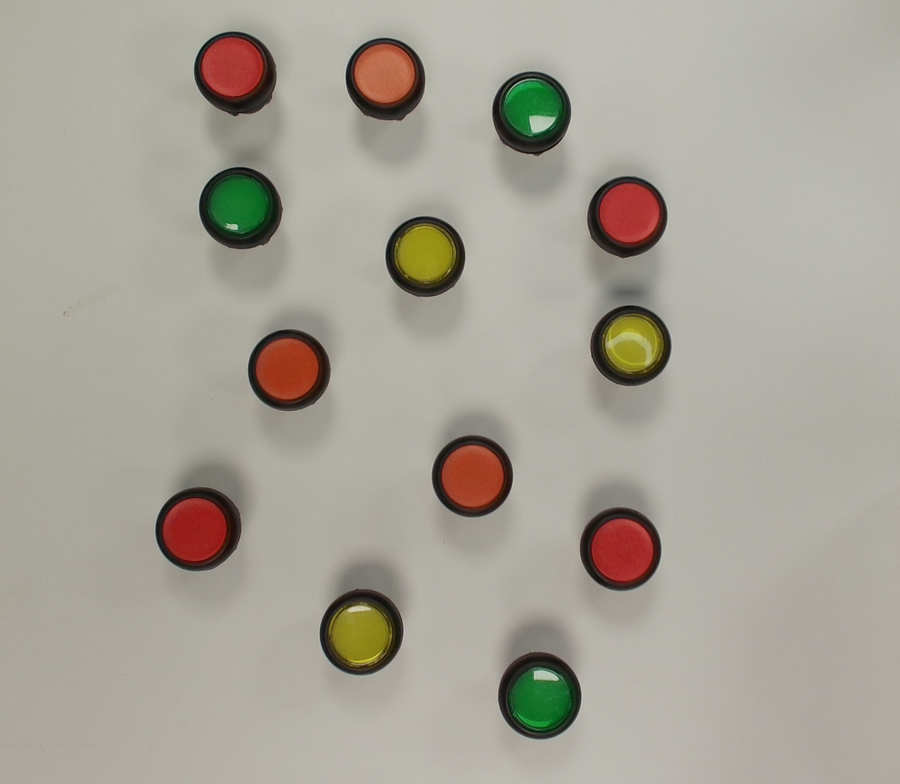
#> input picture image.png, 900 x 784 px, shrunk from 2283 x 1988 before the run
$ jupyter execute --allow-errors test.ipynb
#> lines starting #> are read from the running program, lines starting #| are printed output that depends on the picture; after the words box and inside, x2 and y2 are one past the last pixel; in counts of white or black regions, pixels touching at a corner belong together
[cell 1]
import cv2
import numpy as np
import matplotlib.pyplot as plt

def threshold_image(input_path):
#> called with input_path = 'image.png'
    img = cv2.imread(input_path, cv2.IMREAD_GRAYSCALE)  # Fix 2: use input_path
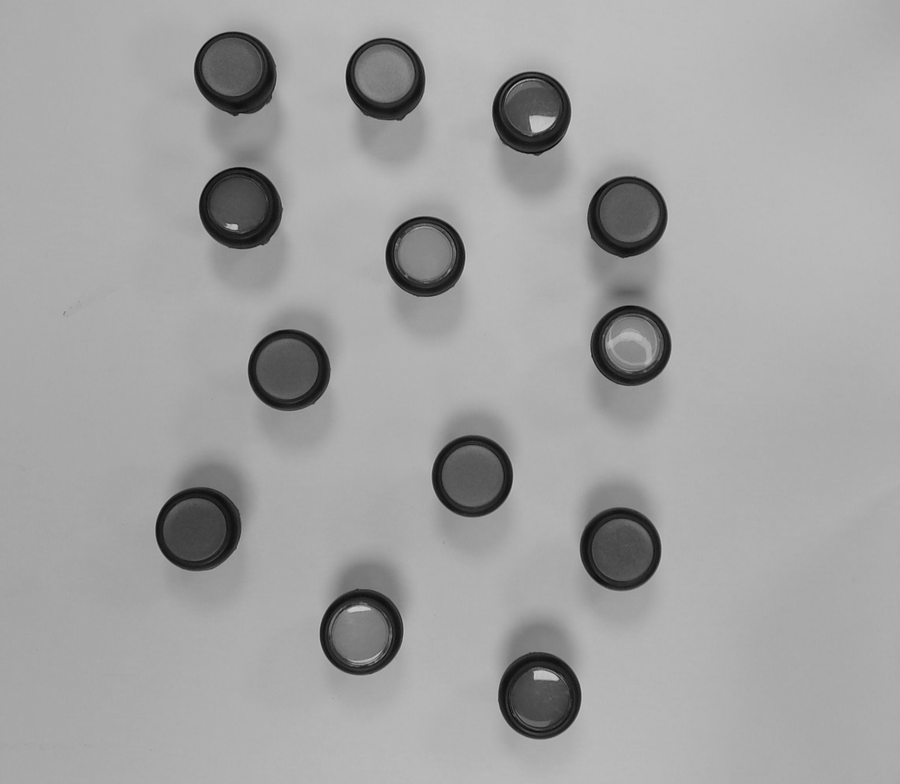
#> img: shape (784, 900); min 3, max 202, mean 162.2
    if img is None:
        raise ValueError(f"Could not read image from: {input_path}")
    T_otsu, th_otsu = cv2.threshold(img, 0, 255, cv2.THRESH_BINARY + cv2.THRESH_OTSU)
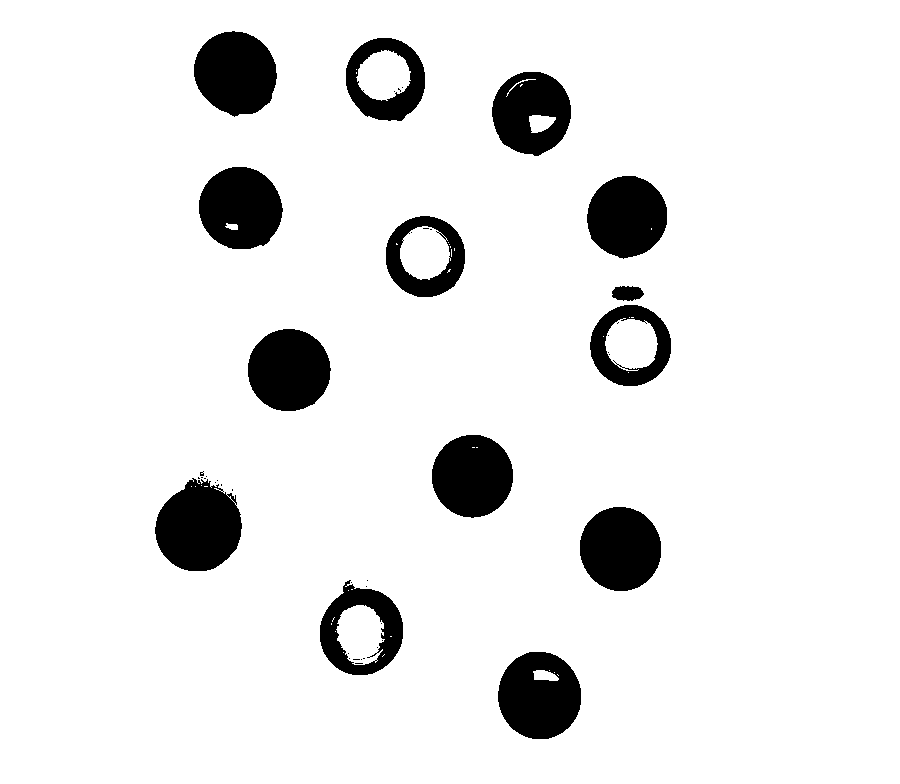
#> th_otsu: shape (784, 900); 91.3% white; 45 black regions (31 under 20 px), largest, box (x1, y1, x2, y2) and area: (155, 478, 242, 571) 5971, (498, 652, 581, 739) 5509, (194, 31, 277, 117) 5419
#> T_otsu = 116
    return img, th_otsu  # return original too for comparison

# Fix 1: actually call the function and capture return values
img, th_otsu = threshold_image("image.png")

# Fix 3: fill both subplots
plt.figure(figsize=(10, 4))

plt.subplot(1, 2, 1)
plt.imshow(img, cmap='gray')
plt.title('Original')
plt.axis('off')

plt.subplot(1, 2, 2)
plt.imshow(th_otsu, cmap='gray')
plt.title('Otsu Threshold')
plt.axis('off')

plt.tight_layout()
plt.show()
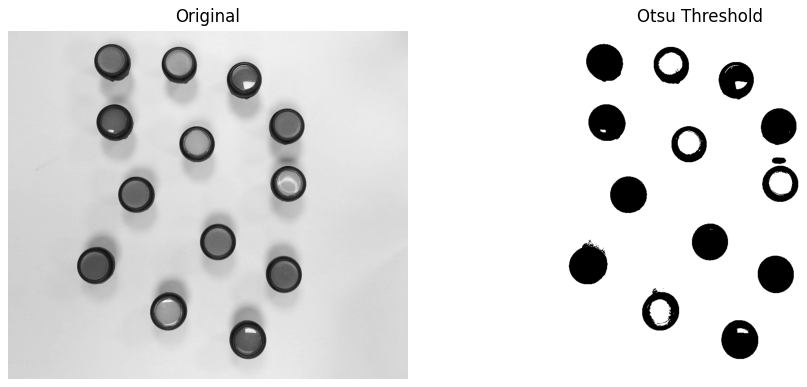
#> figure drawn by matplotlib, 2 panels

[cell 2]
threshold_image("image.png")

[cell 3]
import cv2
import numpy as np

def segment_image(input_path):
#> called with input_path = 'image.png'
    img = cv2.imread(input_path, cv2.IMREAD_GRAYSCALE)
    if img is None:
        raise ValueError(f"Could not read image from: {input_path}")
    # Thresholding
    T_otsu, th_otsu = cv2.threshold(img, 0, 255, cv2.THRESH_BINARY + cv2.THRESH_OTSU)
#> T_otsu = 116
    # Morphology
    kernel = np.ones((7, 7), np.uint8)
    opening = cv2.morphologyEx(th_otsu, cv2.MORPH_OPEN, kernel, iterations=3)
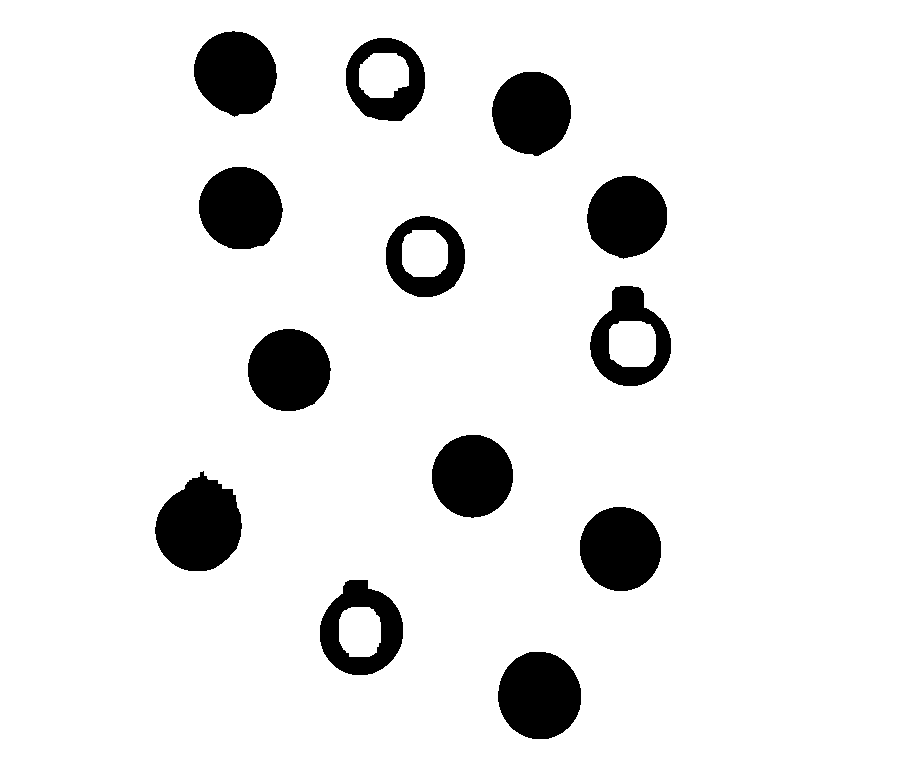
#> opening: shape (784, 900); 91% white; 13 black regions, largest, box (x1, y1, x2, y2) and area: (155, 471, 242, 571) 6198, (498, 652, 581, 739) 5723, (194, 31, 277, 117) 5419
    closing = cv2.morphologyEx(opening, cv2.MORPH_CLOSE, kernel, iterations=1)
#> closing: shape (784, 900); 91% white; 13 black regions, largest, box (x1, y1, x2, y2) and area: (155, 476, 241, 571) 6175, (498, 652, 581, 739) 5723, (199, 167, 282, 249) 5404
    return closing
#> (the rest of this cell did not finish here and is left out)
